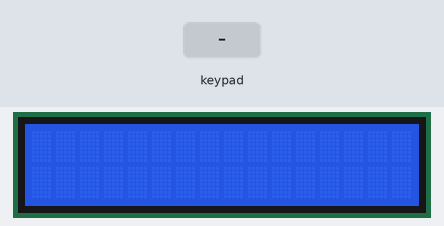
The sketch below on a simulated Arduino Uno, built with avr-gcc and run on an emulated ATmega328P. Parts: 16×2 character LCD. The inputs (shaded band) are chosen by the test bench.

Above: at 1.2 s.
1.3 s: keypad keys 7 + 5 = pressed 0.4 s apart
At 2.9 s:
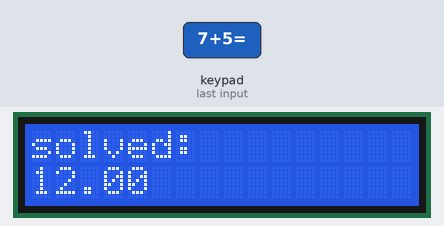
4.4 s: key '+' pressed
At 5.0 s:
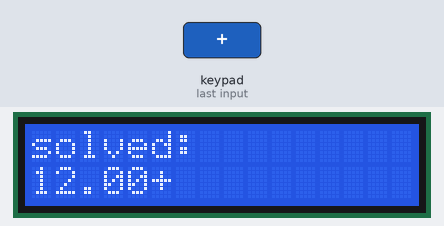
5.9 s: key 'x' pressed
At 6.3 s:
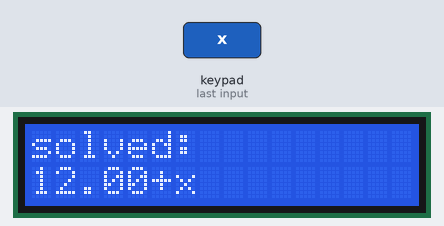
7.4 s: keypad keys 8 / 2 = pressed 0.4 s apart
At 8.03 s:
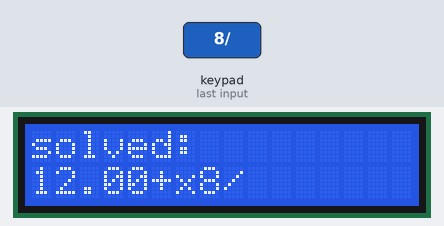
10.5 s: key '/' pressed
At 11.7 s:
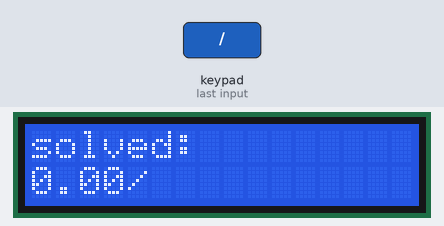
12.0 s: key '=' pressed
At 12.6 s:
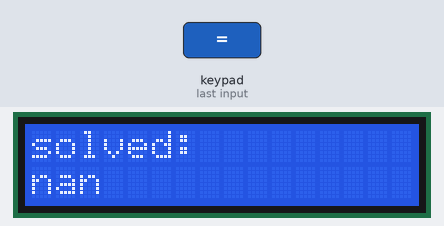
Timing chart, 0 to 14.5 s (numbered marks = the images above; inputs shaded):
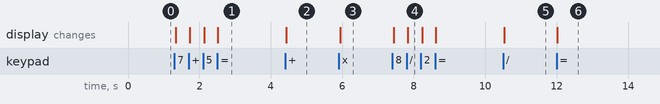

The sketch:

cacl.ino
```cpp
#include <Wire.h>
#include <LiquidCrystal_I2C.h>
#include <Keypad.h>
#include <string.h>
#include <stdlib.h>

const byte ROWS = 4;
const byte COLS = 4;
char buttonKey[4][4] = {
  {'7','8','9','+'},
  {'4','5','6','-'},
  {'1','2','3','x'},
  {'0','C','=','/'}
};
byte rowPins[ROWS] = {5, 4, 3, 2};
byte colPins[COLS] = {6, 7, 8, 9};

Keypad customKeypad = Keypad( makeKeymap(buttonKey), rowPins, colPins, ROWS, COLS);
LiquidCrystal_I2C lcd(0x27,16,2);

void setup()
{
  lcd.init();
  lcd.backlight();
  Serial.begin(115200);
  lcd.clear();
}

String location=""; // luu dau

void remove_location(int j , int index, float value[]) // xoa phan tu sau khi thuc hien tinh toan
{
  for (int i = j; i < index; i++)
  {
    int k = i + 1;
    location[i] = location[i+1];
    value[i + 1] = value[i + 2];
  }
}

void loop()
{
  bool kt = true; // kiem tra du dieu kien lap
  String strings="" ; // luu value_key tu matrix
  location="";
  int dem=0; // dem so phan tu nhap vao
  float value[30] = {0}; // luu gia tri so
  while(kt == true)
  {
    char value_key = customKeypad.getKey(); // lay gia tri tu matrix
    if (value_key)
    {
      if(value_key == 'C' )
      {
        kt = false;
        lcd.clear();
        break;
      }
      if (value_key== '=')
      {
        break;
      }
      delay(30);
      dem++;
      strings = strings + (String)value_key; // luu value_key vao strings
      lcd.print(value_key);
      if(dem > 16) // cuon man hinh khi co >16 ki tu
      {
        lcd.scrollDisplayLeft();
      }
    }
  }
  if(strings == "------2024------") // special code
  {
    lcd.clear();
    lcd.print("welcome 2024");
    kt = false;
  }
  if (kt == true)
  {
    int index=0;
    // tach so va dau, sau do luu so vao value_key và luu dau vào location
    for (int i = 0; i < dem; i++)
    {
      if (strings[i] == '+' || strings[i] == '-' || strings[i] == 'x' || strings[i] == '/' )
      {
        location += strings[i];
        index++;
      }
      else if (strings[i] != '+' && strings[i] != '-' && strings[i] != 'x' && strings[i] != '/')
      {
        int k = (int)strings[i] - 48; // doi so tu string ---> float
        value[index] = value[index] * 10 + k;
      }
    }
    // thuc hien nhan/chia
    for (int i = 0; i < index; i++)
    {
      if (location[i] == 'x')
      {
        value[i] *= value[i + 1];
        index--;
        remove_location(i,index, value);
        i--;
      }
      else if (location[i] == '/')
      {
        value[i] /= value[i + 1];
        index--;
        remove_location( i, index, value);
        i--;
      }
    }
    // thuc hien cong/tru
    for (int x = 0; x < index; x++)
    {
      if (location[x] == '+')
      {
        value[x] += value[x + 1];
        index--;
        remove_location(x, index, value);
        x--;
      }
      else if (location[x] == '-')
      {
        value[x] -= value[x + 1];
        index--;
        remove_location(x, index, value);
        x--;
      }
    }
    // in ket qua.
    lcd.clear();
    lcd.setCursor(0,0);
    lcd.print("solved:");
    lcd.setCursor(0,1);
    lcd.print(value[0]);
  }
  delay(1000);
}
```

Measured:
- after the input at 1.3 s, the display: first changes at once (image 1 shows a later state)
- after the input at 4.4 s, the display: changes at once (image 2)
- after the input at 5.9 s, the display: changes at once (image 3)
- after the input at 7.4 s, the display: first changes at once (image 4 shows a later state)
- after the input at 10.5 s, the display: changes at once (image 5)
- after the input at 12.0 s, the display: changes at once (image 6)
